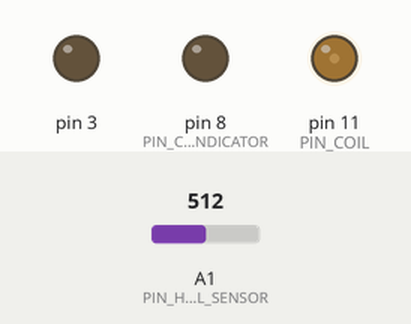
Bench run of a sketch on a simulated Arduino Uno, built with avr-gcc and run on an emulated ATmega328P. Shown: output pins drawn as LEDs (lit = HIGH). The inputs (shaded band) are chosen by the test bench; at power-on: A1 (PIN_HALL_SENSOR) = 512.

Above: at 1.2 s.
1.3 s: A1 (PIN_HALL_SENSOR) set to 575
2.8 s: A1 (PIN_HALL_SENSOR) set to 585
At 5.0 s:
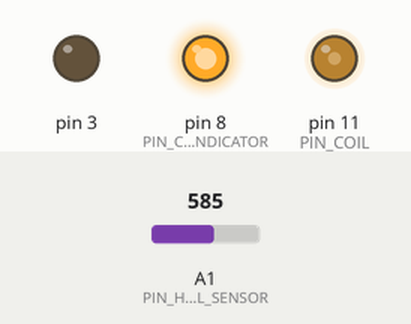
5.8 s: A1 (PIN_HALL_SENSOR) set to 607
At 8.59 s:
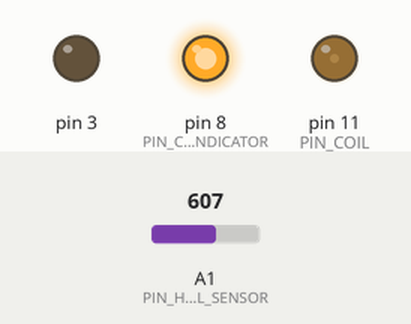
8.8 s: A1 (PIN_HALL_SENSOR) set to 587
At 12.3 s:
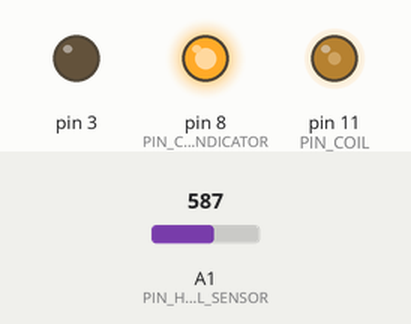
13.3 s: A1 (PIN_HALL_SENSOR) set to 710
At 14.1 s:
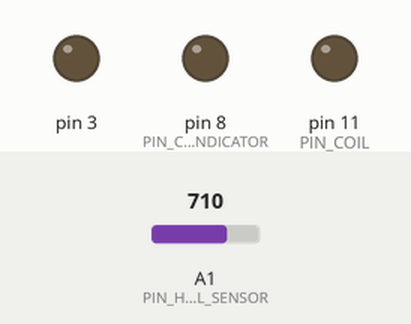
Timing chart, 0 to 15.8 s (numbered marks = the images above; inputs shaded):
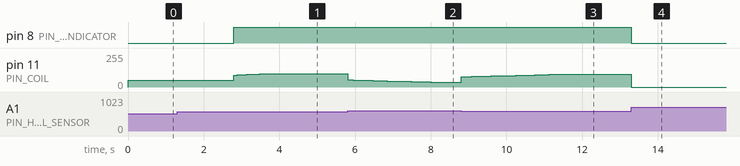

Measured:
- the behaviour switches between 584 and 585 on A1 (PIN_HALL_SENSOR) (found by bisection; images 0 and 1)
- after the input at 1.3 s, every drawn part: stays the same
- after the input at 2.8 s, pin 8 (PIN_CTRL_INDICATOR): LOW → HIGH at once; pin 11 (PIN_COIL): moves from 50/255 to 100/255 over 0.85 s, starting at once
- after the input at 5.8 s, pin 11 (PIN_COIL): moves from 100/255 to 34/255 over 2.6 s, starting at once
- after the input at 8.8 s, pin 11 (PIN_COIL): moves from 34/255 to 96/255 over 2.6 s, starting at once
- after the input at 13.3 s, pin 8 (PIN_CTRL_INDICATOR): HIGH → LOW at once; pin 11 (PIN_COIL): 96/255 → 0/255 at once

The sketch:

MagneticLevitation.ino
```cpp
/*
   Magentic Levitation

   1) connect the digital pin PIN_COIL to the MOSFET gate for electromagnet activation.
   2) connect the analog input pin PIN_HALL_SENSOR to the hall sensor signal pin (the other
      two pins shall be wired to gnd and +5V).
   3) (optional) connect the digital pin PIN_CTRL_INDICATOR to the LED that indicates when the
      controller loop is running.
   4) run Arduino, on the serial port the following commands are available:
      - press 's' or 'S' to decrease or increase the setpoint,
      - press 'p' or 'P' to decrease or increase the P gain,
      - press 'd' or 'D' to decrease or increase the D gain,
      - press 'i' or 'I' to decrease or increase the I gain,
      - press 'x' or 'X' to show the current settings
   5) the system enters in IDLE mode, with a minimum PWM command that allows the orientation of the
      permanent magnet, when in range the system goes in CONTROL mode. When the magnet is too close to
      the coil, the system switches in OFF mode by turning off the PWM command.

   version 1.0: 23/12/2011 -  E.Assenza
*/

const int PIN_COIL = 11; // Pins 3 and 11 are connected to Timer 2.
const int PIN_HALL_SENSOR = 1;
const int PIN_CTRL_INDICATOR = 8;
// Coil resistance 3 ohm, max 1 A = 3 Volt max.
const int COIL_MAX_PWM_VALUE = 160;
// Minimum magnetic field when in idle mode (needed to properly orientate the magnet).
const int COIL_IDLE_VALUE = 50;
// Proximity thresholds, when the magnetic field is in this range enters in control mode.
const int MAG_PROX_THRESHOLD_MIN = 585;
const int MAG_PROX_THRESHOLD_MAX = 615;
// Magnetic field limits, when outside this range enters in idle mode.
const int MAG_LIMIT_MIN = 560;
const int MAG_LIMIT_MAX = 700;
// Control loop frequency.
const int CTRL_LOOP_PERIOD_MS = 1;
// Control loop bias value (PWM midpoint)
const int CONTROL_BIAS = 65;
// Set point corresponding to the control bias
const int CONTROL_SETPOINT = 597;
const int MAX_ERR_INTEGRAL = 10000;
// PID controller parameters
const float PGain = 2.1;
const float DGain = 23.6;
const float IGain = 0.001;

const float P_INCR = 0.1;
const float D_INCR = 0.1;
const float I_INCR = 0.001;

// State machine constants.
const byte MODE_OFF = 0;
const byte MODE_IDLE = 1;
const byte MODE_CONTROL = 2;

const char     *gAppName = "Arduino Magnetic Levitation";
byte            gMode;
int             gSetPoint;
int             gSensorReadout;
int             gPrevSensorReadout;
int             gPwmCommand;
int             gIntegral;
float           gBias;
float           gP;
float           gD;
float           gI;
unsigned long   gMillisCounter;

void setupCoilPWM()
{
   // Setup the timer 2 as Phase Correct PWM, 3921 Hz.
   pinMode(3, OUTPUT);
   pinMode(11, OUTPUT);
   // Timer 2 register: WGM20 sets PWM phase correct mode, COM2x1 sets the PWM out to channels A and B.
   TCCR2A = 0;
   TCCR2A = _BV(COM2A1) | _BV(COM2B1) | _BV(WGM20);
   // Set the prescaler to 8, the PWM freq is 16MHz/255/2/<prescaler>
   TCCR2B = 0;
   TCCR2B = _BV(CS21);
}

void writeCoilPWM(uint8_t pin, int val)
{
   if( pin == 3 )
   {
      OCR2B = val;
   }
   else if( pin == 11 )
   {
      OCR2A = val;
   }
   else
   {
      OCR2A = 0;
      OCR2B = 0;
   }
}

void processCommand( int cmd )
{
   char tmp[64];

   switch(cmd)
   {
      case 'p':
         gP -= P_INCR;
         if( gP < 0 ) gP = 0;
         break;
      case 'P':
         gP += P_INCR;
         break;
      case 'd':
         gD -= D_INCR;
         if( gD < 0 ) gD = 0;
         break;
      case 'D':
         gD += D_INCR;
         break;
      case 'i':
         gI -= I_INCR;
         if( gI < 0 ) gI = 0;
         break;
      case 'I':
         gI += I_INCR;
         break;
      case 's':
         gSetPoint --;
         break;
      case 'S':
         gSetPoint ++;
         break;
      case 'x':
      case 'X':
         sprintf(tmp, "s(%d) c(%d) h(%d) P(%u) D(%u) I(%u,%d)\n", gSetPoint, gPwmCommand, gSensorReadout, (uint16_t)(gP*1000.0), (uint16_t)(gD*1000.0), (uint16_t)(gI*1000.0), gIntegral );
         Serial.print(tmp);
         break;
      default:
         break;
   }
}

byte executeOffMode()
{
   digitalWrite(PIN_CTRL_INDICATOR, LOW);

   // turn off magnetic field
   gPwmCommand = 0;
   writeCoilPWM(PIN_COIL, gPwmCommand);

   gSensorReadout = analogRead(PIN_HALL_SENSOR);

   if( gSensorReadout <= MAG_LIMIT_MIN )
   {
      // Switch to idle mode.
      return MODE_IDLE;
   }
   else
   {
      return MODE_OFF;
   }
}

byte executeIdleMode()
{
   digitalWrite(PIN_CTRL_INDICATOR, LOW);

   // Apply minimum magnetic field.
   gPwmCommand = COIL_IDLE_VALUE;
   writeCoilPWM(PIN_COIL, gPwmCommand);

   gSensorReadout = analogRead(PIN_HALL_SENSOR);

   if( (gSensorReadout >= MAG_PROX_THRESHOLD_MIN) && (gSensorReadout <= MAG_PROX_THRESHOLD_MAX) )
   {
      // Switch to control mode.
      gIntegral = 0;
      return MODE_CONTROL;
   }
   else if( gSensorReadout > MAG_LIMIT_MAX )
   {
      return MODE_OFF;
   }
   else
   {
      return MODE_IDLE;
   }
}

byte checkOutOfLimits(int val)
{
   if( val <= MAG_LIMIT_MIN )
   {
      return MODE_IDLE;
   }
   else if( val >= MAG_LIMIT_MAX )
   {
      return MODE_OFF;
   }

   return MODE_CONTROL;
}

byte executeControlMode()
{
   int err;
   int der;

   byte mode = MODE_CONTROL;

   // Execute control loop at frequency = 1/CTRL_LOOP_PERIOD_MS.
   if( (signed long)( millis() - gMillisCounter ) >= 0)
   {
      gMillisCounter = millis() + CTRL_LOOP_PERIOD_MS;

      digitalWrite(PIN_CTRL_INDICATOR, HIGH);

      gPrevSensorReadout = gSensorReadout;

      // Read hall sensor.
      gSensorReadout = analogRead(PIN_HALL_SENSOR);

      // Check if out of limits (the magnet is out of coil range).
      if( (mode = checkOutOfLimits(gSensorReadout)) != MODE_CONTROL )
      {
         return mode;
      }

      err = (gSetPoint - gSensorReadout);
      der = (gPrevSensorReadout - gSensorReadout);
      gIntegral += err;
      gIntegral = constrain( gIntegral, -MAX_ERR_INTEGRAL, MAX_ERR_INTEGRAL);

      gPwmCommand = gBias + (int)(gP*err) + (int)(gD*der) + (int)(gI*gIntegral);

      gPwmCommand = constrain( gPwmCommand, 0, COIL_MAX_PWM_VALUE);

      // Apply output.
      writeCoilPWM(PIN_COIL, gPwmCommand);

      // Write data to serial port.
      /*
      Serial.write( (uint8_t)0xAF );
      Serial.write( (uint8_t)gSetPoint );
      Serial.write( (uint8_t)(gSetPoint >> 8) );
      Serial.write( (uint8_t)gSensorReadout );
      Serial.write( (uint8_t)(gSensorReadout >> 8) );
      Serial.write( gPwmCommand );
      */
   }

   return mode;
}

void setup()
{
   setupCoilPWM();

   pinMode(PIN_CTRL_INDICATOR, OUTPUT);

   Serial.begin(115200);

   gMillisCounter = 0;
   gMode = MODE_IDLE;
   gSetPoint = CONTROL_SETPOINT;
   gBias = CONTROL_BIAS;
   gSensorReadout = 0;
   gIntegral = 0;
   gP = PGain;
   gD = DGain;
   gI = IGain;
}

void loop()
{
   // User commands.
   if( Serial.available() )
   {
      processCommand( Serial.read() );
   }

   // State machine.
   switch( gMode )
   {
      case MODE_OFF:
         gMode = executeOffMode();
         break;

      case MODE_IDLE:
         gMode = executeIdleMode();
         break;

      case MODE_CONTROL:
         gMode = executeControlMode();
         break;

      default:
         break;
   }
}
```
